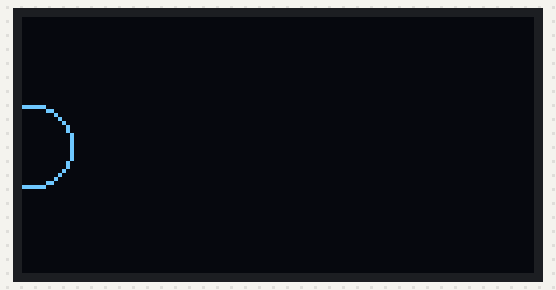
Recording of a sketch running on a simulated Arduino Uno, built with avr-gcc and run on an emulated ATmega328P. Parts: 128×64 one-colour display.

Above: at 0.22 s.
At 1.45 s:
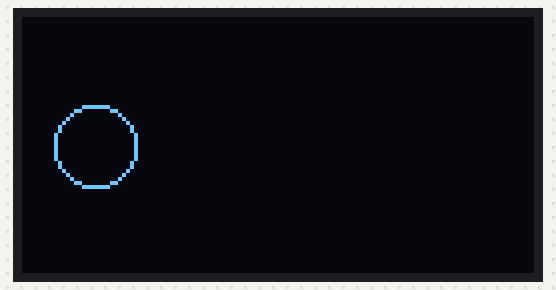
At 2.77 s:
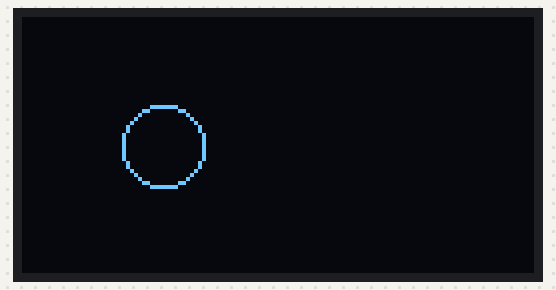
At 5.4 s:
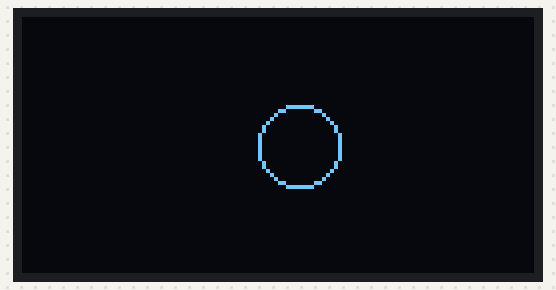
At 7.95 s:
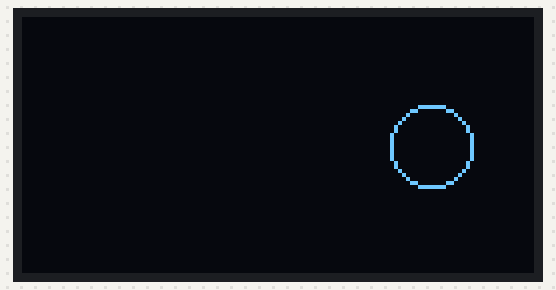
At 10.58 s:
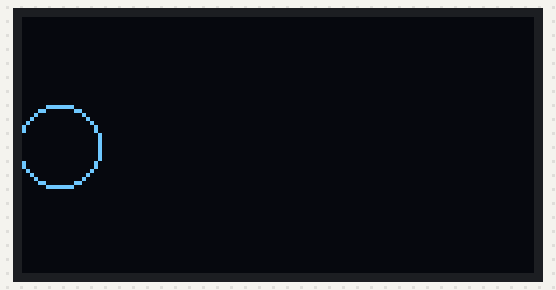

The sketch:

oled_test.ino
```cpp
#include <Adafruit_GFX.h>
#include <Adafruit_SSD1306.h>

#define SCREEN_WIDTH 128
#define SCREEN_HEIGHT 64

Adafruit_SSD1306 display(SCREEN_WIDTH, SCREEN_HEIGHT, &Wire, -1);

int x = 0;

void setup() {
  display.begin(SSD1306_SWITCHCAPVCC, 0x3C);
}

void loop() {

  display.clearDisplay();

  display.drawCircle(x, 32,10, WHITE);

  display.display();

  x++;
  if(x ==128){
    x = 0;
    x++;
  }

  delay(50);
}
```

Measured:
- by itself, everything shown: repeats every 9.8 s, in 127 steps
